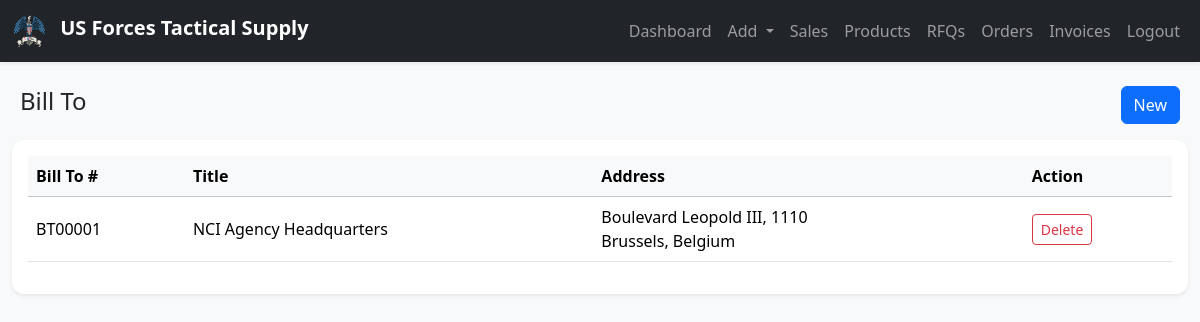
The page /modules/billTo.php (signed in) on the database its author committed.
### tables this page shows
CREATE TABLE `billto` (
  `id` int(11) NOT NULL,
  `code` varchar(20) DEFAULT NULL,
  `title` varchar(150) NOT NULL,
  `address` text NOT NULL,
  `created_at` timestamp NOT NULL DEFAULT current_timestamp()
);

### modules/billTo.php (the view, shortened to what this page needs)
<?php
include("../includes/auth.php");
include("../templates/header.php");
include("../templates/navbar.php");
$result = mysqli_query($conn, "SELECT * FROM billto ORDER BY id DESC");
?>
<div class="container-fluid mt-4">
    <div class="d-flex justify-content-between align-items-center mb-3 px-2">
        <h4>Bill To</h4>
        <div>
            <button class="btn btn-primary" data-bs-toggle="modal" data-bs-target="#newBillToModal">New</button>
        </div>
    </div>
    <div class="card shadow-sm border-0">
        <div class="card-body">
            <div class="table-responsive">
                <table class="table table-hover align-middle">
                    <thead class="table-light">
                        <tr>
                            <th>Bill To #</th>
                            <th>Title</th>
                            <th>Address</th>
                            <th>Action</th>
                        </tr>
                    </thead>
                    <tbody>
                        <?php while ($b = mysqli_fetch_assoc($result)) { ?>
                            <tr>
                                <td><?= htmlspecialchars($b['code']) ?></td>
                                <td><?= htmlspecialchars($b['title']) ?></td>
                                <td><?= nl2br(htmlspecialchars($b['address'])) ?></td>
                                <td>
                                    <a href="?delete=<?= $b['id'] ?>" class="btn btn-sm btn-outline-danger"
                                        onclick="return confirm('Delete this Bill To?');">
                                        Delete
                                    </a>
                                </td>
                            </tr>
                        <?php } ?>
                    </tbody>
                </table>
            </div>
        </div>
    </div>
</div>
<?php include("../templates/footer.php"); ?>

### assets/style.css (style rules this page uses)
body { font-family: 'Segoe UI', Tahoma, sans-serif; }
.card { border-radius: 12px; }

### rows shown on the page
billto: code "BT00001", title "NCI Agency Headquarters", address "Boulevard Leopold III, 1110 Brussels, Belgium"
